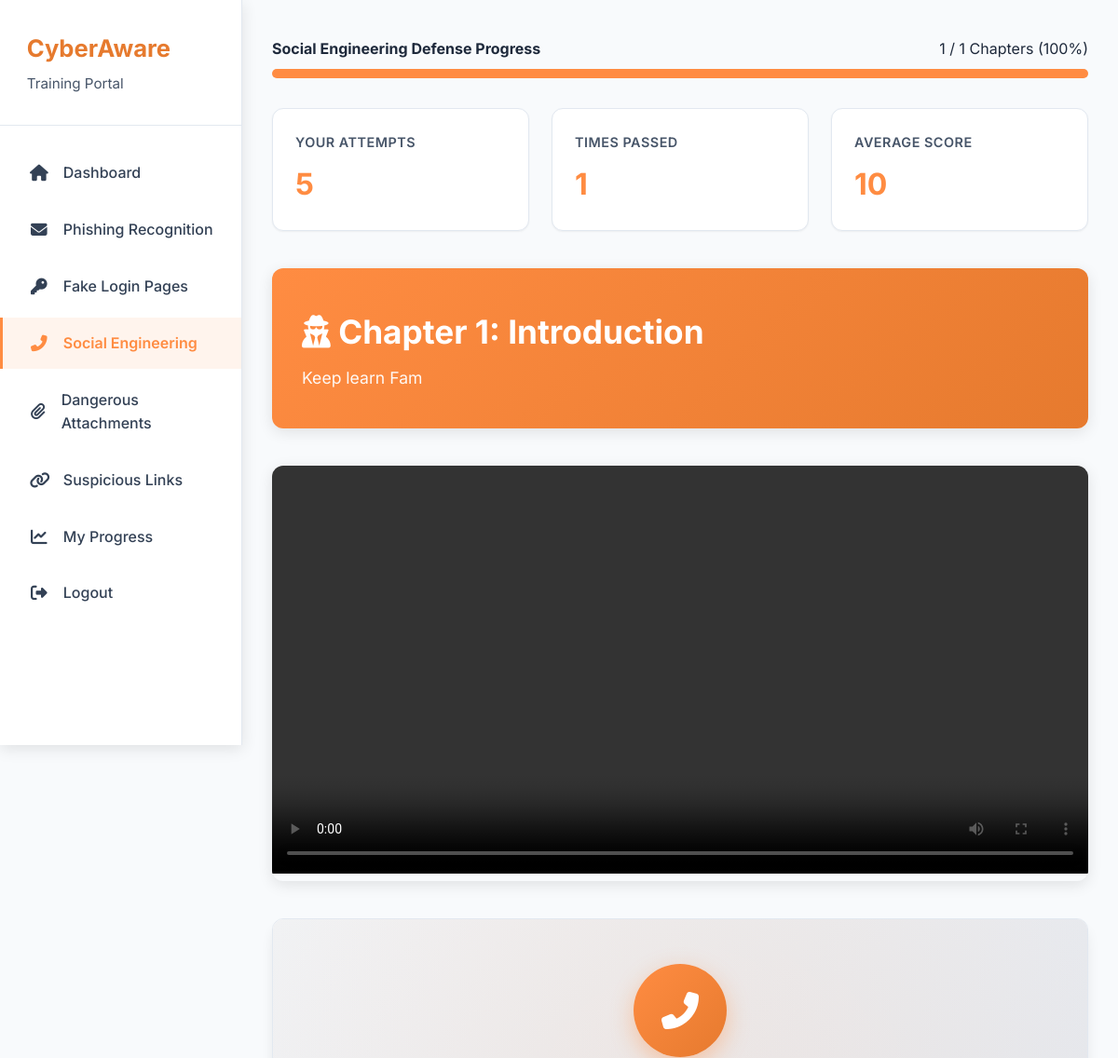
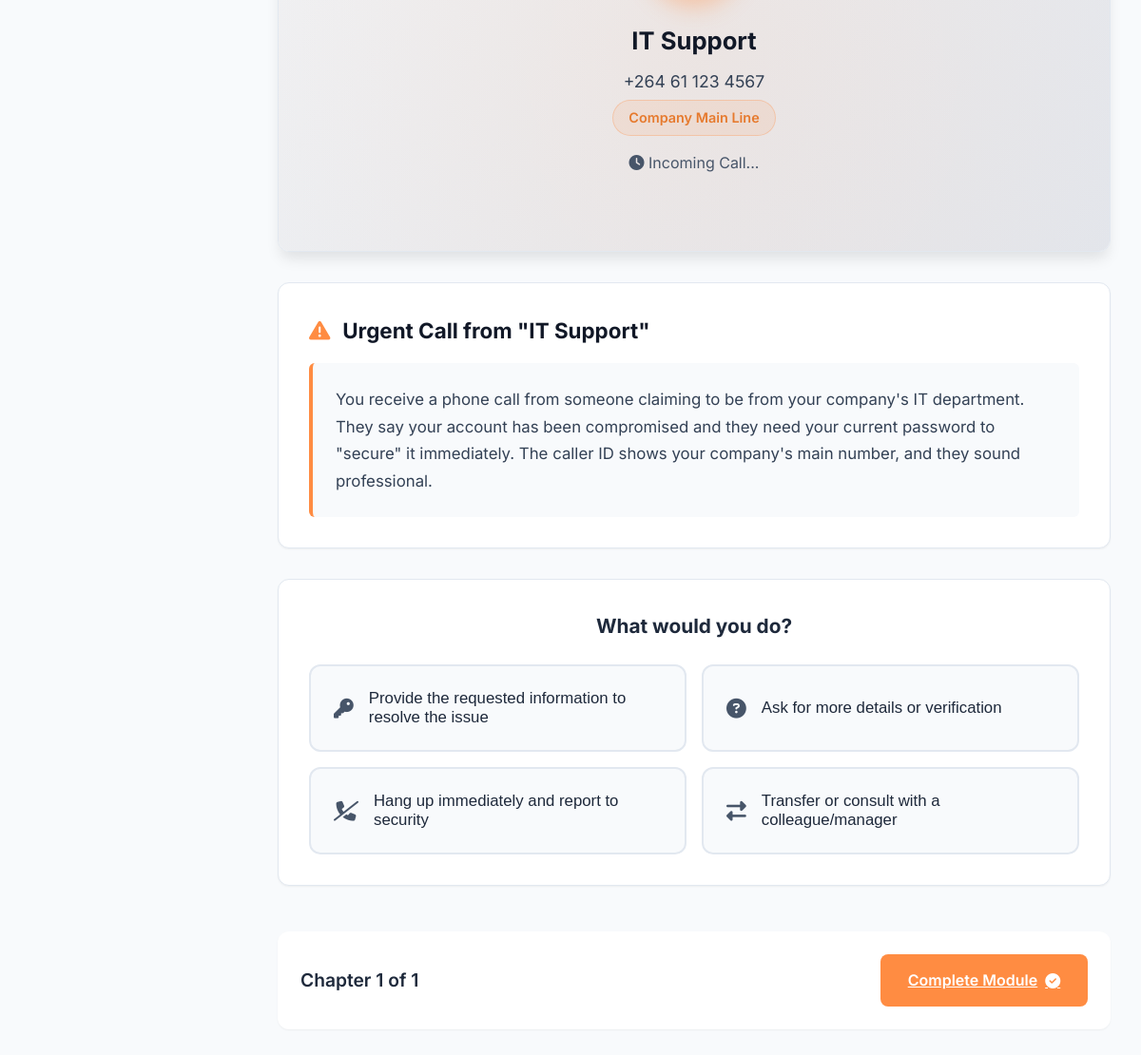
/trainee/modules/social.php (signed in), run on the app's committed database (2 pictures, top to bottom).
### tables this page shows
CREATE TABLE `training_modules` (
  `id` int(11) NOT NULL,
  `code` varchar(30) NOT NULL,
  `title` varchar(150) NOT NULL,
  `description` text DEFAULT NULL,
  `category` varchar(50) DEFAULT NULL,
  `difficulty` tinyint(3) UNSIGNED DEFAULT 3,
  `estimated_minutes` smallint(6) DEFAULT 5,
  `is_active` tinyint(1) DEFAULT 1,
  `created_at` datetime DEFAULT current_timestamp(),
  `updated_at` datetime DEFAULT current_timestamp(),
  `video_path` varchar(255) DEFAULT NULL,
  `content_html` mediumtext DEFAULT NULL
);

CREATE TABLE `module_chapters` (
  `id` int(11) NOT NULL,
  `module_id` int(11) NOT NULL,
  `chapter_number` int(11) NOT NULL,
  `title` varchar(255) NOT NULL,
  `description` text DEFAULT NULL,
  `content_html` mediumtext DEFAULT NULL,
  `video_path` varchar(255) DEFAULT NULL,
  `created_at` datetime DEFAULT current_timestamp(),
  `updated_at` datetime DEFAULT current_timestamp() ON UPDATE current_timestamp()
);

### trainee/modules/social.php (the view, shortened to what this page needs)
<?php
$pdo = getDBConnection();
$user_id = $_SESSION['user_id'];
$module_id = 3;
$stmt = $pdo->prepare("SELECT title, description FROM training_modules WHERE id = ?");
$stmt->execute([$module_id]);
$module = $stmt->fetch(PDO::FETCH_ASSOC);
$module_title = $module['title'] ?? 'Social Engineering Scenario';
$stmt = $pdo->prepare("
    SELECT id, chapter_number, title, description, content_html, video_path
    FROM module_chapters
    WHERE module_id = ?
    ORDER BY chapter_number
");
$stmt->execute([$module_id]);
$all_chapters = $stmt->fetchAll(PDO::FETCH_ASSOC);
$total_chapters = count($all_chapters);
$current_chapter_num = max(1, min($total_chapters, (int)($_GET['chapter'] ?? 1)));
$current_chapter = null;
foreach ($all_chapters as $ch) {
    if ($ch['chapter_number'] == $current_chapter_num) {
        $current_chapter = $ch;
        break;
    }
}
$chapter_id = $current_chapter['id'];
$video_path = $current_chapter['video_path'] ?? null;
$stmt = $pdo->prepare("
    SELECT completed_at, watched_seconds
    FROM user_chapter_progress
    WHERE user_id = ? AND chapter_id = ?
");
$stmt->execute([$user_id, $chapter_id]);
$progress = $stmt->fetch(PDO::FETCH_ASSOC);
if (!$progress) {
    $stmt = $pdo->prepare("
        INSERT INTO user_chapter_progress (user_id, chapter_id, watched_seconds, completed_at)
        VALUES (?, ?, 0, NULL)
    ");
    $stmt->execute([$user_id, $chapter_id]);
    $is_video_complete = false;
    $is_activity_complete = false;
} else {
    $is_video_complete = ($progress['watched_seconds'] == -1);
    $is_activity_complete = ($progress['completed_at'] !== null);
}
if (isset($_SESSION['current_social_session'])) {
    $session_id = $_SESSION['current_social_session'];
    $stmt = $pdo->prepare("SELECT completed_at FROM training_sessions WHERE id = ?");
    $stmt->execute([$session_id]);
    $session_completed = $stmt->fetchColumn();
    $next_enabled = $is_video_complete && $is_activity_complete;
    if ($session_completed === null && $current_chapter_num === $total_chapters && $next_enabled) {
        $stmt = $pdo->prepare("
            UPDATE training_sessions
            SET completed_at = NOW(),
                duration_seconds = TIMESTAMPDIFF(SECOND, started_at, NOW()),
                passed = 1
            WHERE id = ?
        ");
        $stmt->execute([$session_id]);
        unset($_SESSION['current_social_session']);
    }
} else {
    $next_enabled = $is_video_complete && $is_activity_complete;
}
$stmt = $pdo->prepare("
    SELECT COUNT(*)
    FROM user_chapter_progress ucp
    JOIN module_chapters mc ON ucp.chapter_id = mc.id
    WHERE ucp.user_id = ? AND mc.module_id = ? AND ucp.watched_seconds = -1 AND ucp.completed_at IS NOT NULL
");
$stmt->execute([$user_id, $module_id]);
$completed_chapters = (int)$stmt->fetchColumn();
$module_progress = $total_chapters > 0 ? round(($completed_chapters / $total_chapters) * 100) : 0;
$stmt = $pdo->prepare("
    SELECT
        COUNT(*) as attempts,
        AVG(final_score) as avg_score,
        SUM(CASE WHEN passed = 1 THEN 1 ELSE 0 END) as passed_count
    FROM training_sessions
    WHERE user_id = ? AND module_id = ?
");
$stmt->execute([$user_id, $module_id]);
$module_stats = $stmt->fetch(PDO::FETCH_ASSOC) ?: ['attempts' => 0, 'avg_score' => 0, 'passed_count' => 0];
$module_attempts = (int)$module_stats['attempts'];
$module_passed = (int)$module_stats['passed_count'];
$module_avg = round((float)$module_stats['avg_score']);
$scenarios = [
    1 => [
        'title' => 'Urgent Call from "IT Support"',
        'description' => 'You receive a phone call from someone claiming to be from your company\'s IT department. They say your account has been compromised and they need your current password to "secure" it immediately. The caller ID shows your company\'s main number, and they sound professional.',
        'caller_name' => 'IT Support',
        'caller_number' => '+264 61 123 4567',
        'caller_label' => 'Company Main Line',
        'specific_flag' => 'Unsolicited request for password + urgency + spoofed company number',
    ],
    2 => [
        'title' => 'Call from "HR Department"',
        'description' => 'Someone calls claiming to be from HR, saying there\'s an issue with your payroll and they need to verify your bank account details over the phone to "prevent delayed payment". They know your employee ID and department.',
        'caller_name' => 'HR Department',
        'caller_number' => '+264 61 987 6543',
        'caller_label' => 'Internal HR',
        'specific_flag' => 'Request for financial details + knowledge of personal info + threat of payment delay',
    ],
    3 => [
        'title' => 'Call from "Executive Assistant"',
        'description' => 'A caller says they are the assistant to the CEO and the boss is in an urgent meeting but needs you to approve a wire transfer immediately. They ask for your authentication code from the banking app.',
        'caller_name' => 'CEO Assistant',
        'caller_number' => '+264 81 555 1234',
        'caller_label' => 'Executive Office',
        'specific_flag' => 'Impersonation of authority + extreme urgency + request for financial action',
    ],
];
$scenario = $scenarios[$current_chapter_num] ?? $scenarios[1];
?>
<!DOCTYPE html>
<html lang="en">
<head>
    <link rel="stylesheet" href="https://cdnjs.cloudflare.com/ajax/libs/font-awesome/6.4.0/css/all.min.css">
</head>
<body>
<?php include '../trainee-sidebar.php'; ?>
<div class="main-content">
    <div class="container">
        <div class="module-progress">
            <div style="display:flex; justify-content:space-between; align-items:center; margin-bottom:0.5rem;">
                <strong><?= htmlspecialchars($module_title) ?> Progress</strong>
                <span><?= $completed_chapters ?> / <?= $total_chapters ?> Chapters (<?= $module_progress ?>%)</span>
            </div>
            <div class="progress-bar">
                <div class="progress-fill"></div>
            </div>
        </div>
        <div class="stats-bar">
            <div class="stat-card">
                <div class="stat-label">Your Attempts</div>
                <div class="stat-value"><?= $module_attempts ?></div>
            </div>
            <div class="stat-card">
                <div class="stat-label">Times Passed</div>
                <div class="stat-value"><?= $module_passed ?></div>
            </div>
            <div class="stat-card">
                <div class="stat-label">Average Score</div>
                <div class="stat-value"><?= $module_avg ?></div>
            </div>
        </div>
        <div class="page-header">
            <h2><i class="fas fa-user-secret"></i> Chapter <?= $current_chapter_num ?>: <?= htmlspecialchars($current_chapter['title']) ?></h2>
            <?php if ($current_chapter['description']): ?>
            <p><?= htmlspecialchars($current_chapter['description']) ?></p>
            <?php endif; ?>
        </div>
        <?php if ($video_path): ?>
        <div class="video-intro">
            <video id="chapterVideo" controls controlsList="nodownload">
                <source src="../../<?= htmlspecialchars($video_path) ?>" type="video/mp4">
            </video>
        </div>
        <?php endif; ?>
        <div class="phone-simulation">
            <div class="phone-screen">
                <div class="phone-content">
                    <div class="caller-avatar">
                        <i class="fas fa-phone-alt"></i>
                    </div>
                    <div class="caller-info">
                        <div class="caller-name"><?= htmlspecialchars($scenario['caller_name']) ?></div>
                        <div class="caller-number"><?= htmlspecialchars($scenario['caller_number']) ?></div>
                        <div class="caller-label"><?= htmlspecialchars($scenario['caller_label']) ?></div>
                        <div class="call-duration">
                            <i class="fas fa-clock"></i> Incoming Call...
                        </div>
                    </div>
                </div>
            </div>
        </div>
        <div class="scenario-box">
            <div class="scenario-title">
                <i class="fas fa-exclamation-triangle"></i>
                <?= htmlspecialchars($scenario['title']) ?>
            </div>
            <div class="scenario-description">
                <?= htmlspecialchars($scenario['description']) ?>
            </div>
        </div>
        <div class="options-section">
            <h3>What would you do?</h3>
            <form method="POST">
                <div class="options-grid">
                    <button type="submit" name="choice" value="give" class="option-btn">
                        <i class="fas fa-key"></i>
                        <span>Provide the requested information to resolve the issue</span>
                    </button>
                    <button type="submit" name="choice" value="ask" class="option-btn">
                        <i class="fas fa-question-circle"></i>
                        <span>Ask for more details or verification</span>
                    </button>
                    <button type="submit" name="choice" value="hangup" class="option-btn">
                        <i class="fas fa-phone-slash"></i>
                        <span>Hang up immediately and report to security</span>
                    </button>
                    <button type="submit" name="choice" value="transfer" class="option-btn">
                        <i class="fas fa-exchange-alt"></i>
                        <span>Transfer or consult with a colleague/manager</span>
                    </button>
                </div>
            </form>
        </div>
        <div class="chapter-nav">
            <div class="chapter-info">
                Chapter <?= $current_chapter_num ?> of <?= $total_chapters ?>
            </div>
            <div>
                <?php if ($current_chapter_num < $total_chapters): ?>
                <a href="?chapter=<?= $current_chapter_num + 1 ?>"
                   class="nav-btn <?= $next_enabled ? 'enabled' : '' ?>">
                    Next Chapter <i class="fas fa-arrow-right"></i>
                </a>
                <?php else: ?>
                <a href="../dashboard.php"
                   class="nav-btn <?= $next_enabled ? 'enabled' : '' ?>">
                    Complete Module <i class="fas fa-check-circle"></i>
                </a>
                <?php endif; ?>
            </div>
        </div>
    </div>
</div>
</body>
</html>

### trainee/trainee-sidebar.php (style rules this page uses)
:root { --primary: #FF8C42; --primary-dark: #E67A2E; --primary-light: #FFF4ED; --gray-50: #f8fafc; --gray-100: #f1f5f9; --gray-200: #e2e8f0; --gray-600: #475569; --gray-700: #334155; --gray-800: #1e293b; --sidebar-width: 260px; --shadow-md: 0 4px 16px rgba(0,0,0,0.1); --radius: 12px; }

### data on the page
training_modules: title "Social Engineering Defense"
module_chapters: title "Introduction", description "Keep learn Fam"

### other printed values
$completed_chapters "1"
$total_chapters "1"
$module_progress "100"
$module_attempts "5"
$module_passed "1"
$module_avg "10"
$current_chapter_num "1"
$scenario['caller_name'] "IT Support"
$scenario['caller_number'] "+264 61 123 4567"
$scenario['caller_label'] "Company Main Line"
$scenario['title'] "Urgent Call from \"IT Support\""
